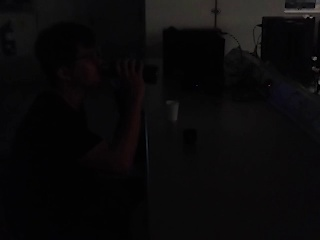
#> input picture dataset/ARID/scripts/data/img_00001.jpg, 320 x 240 px
$ python simplyLIME.py
#> lines starting #> are read from the running program, lines starting #| are printed output that depends on the picture
#> further down, img is the input picture: shape (240, 320, 3); mean R, G, B 10.6, 9.8, 10.3
import numpy as np
from skimage import io, exposure, filters, img_as_float, img_as_ubyte
import matplotlib.pyplot as plt


class simplyLIME:
    def __init__(self, srcImg):
        if np.max(srcImg) > 1:
            self.L = img_as_float(srcImg)
        else:
            self.L = srcImg
        self.r = self.L[:, :, 0]
        self.g = self.L[:, :, 1]
        self.b = self.L[:, :, 2]

    def __initIlluminationMap(self):
        self.T_init = np.maximum(np.maximum(self.r, self.g), self.b)
        return self.T_init

    def __filter(self, gamma=0.8, sigma=0.8):
#> called with gamma = 0.8, sigma = 0.8
        self.T = filters.gaussian(self.T_init, sigma)
        self.T = exposure.adjust_gamma(self.T, gamma)
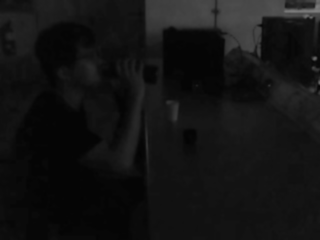
#> self.T: shape (240, 320) float64; min 0.0138, max 0.491, mean 0.0768
        self.T[self.T <= 0] = 0.0001
        return self.T

    def enhance(self, nameta=0.9):
        self.__initIlluminationMap()
        self.__filter()
        self.R = np.zeros(self.L.shape)
        for i in range(3):
            self.R[:, :, i] = 1 - \
                ((1 - self.L[:, :, i]) - (nameta * (1 - self.T))) / self.T
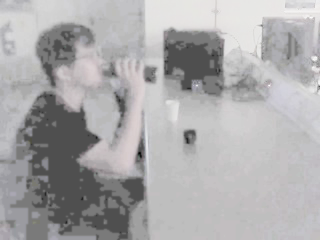
#> self.R: shape (240, 320, 3) float64; mean R, G, B -1.43, -1.46, -1.43; drawn with min black and max white
        self.R = exposure.rescale_intensity(self.R, (0, 1))
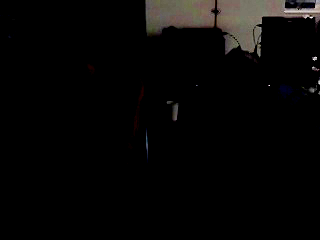
#> self.R: shape (240, 320, 3) float64; mean R, G, B 0.0298, 0.027, 0.0245
        self.R = img_as_float(self.R)
        return self.R


if __name__ == "__main__":
    img = io.imread('./data/img_00001.jpg')
    lime = simplyLIME(img)

    plt.subplot(121), io.imshow(img)
    plt.subplot(122), io.imshow(lime.enhance())
    plt.show()
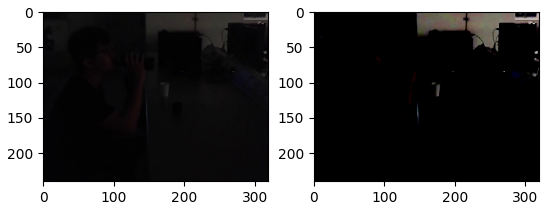
#> figure drawn by matplotlib, 2 panels

$ run again, with dataset/ARID/scripts/data/4.bmp saved as dataset/ARID/scripts/data/img_00001.jpg
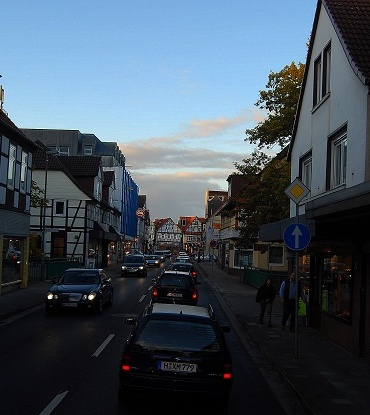
#> input picture dataset/ARID/scripts/data/4.bmp, 370 x 415 px
#> img is the input picture: shape (415, 370, 3); mean R, G, B 67.6, 81.1, 93.2
#> in __filter, `self.T = exposure.adjust_gamma(self.T, gamma)`:
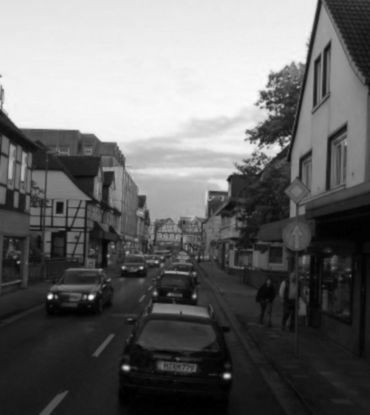
#> self.T: shape (415, 370) float64; min 0, max 0.988, mean 0.419
#> in enhance, `self.R = exposure.rescale_intensity(self.R, (0, 1))`:
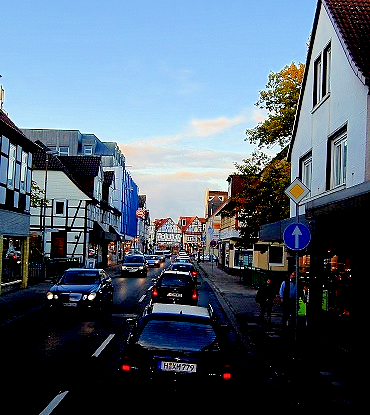
#> self.R: shape (415, 370, 3) float64; mean R, G, B 0.321, 0.382, 0.441
